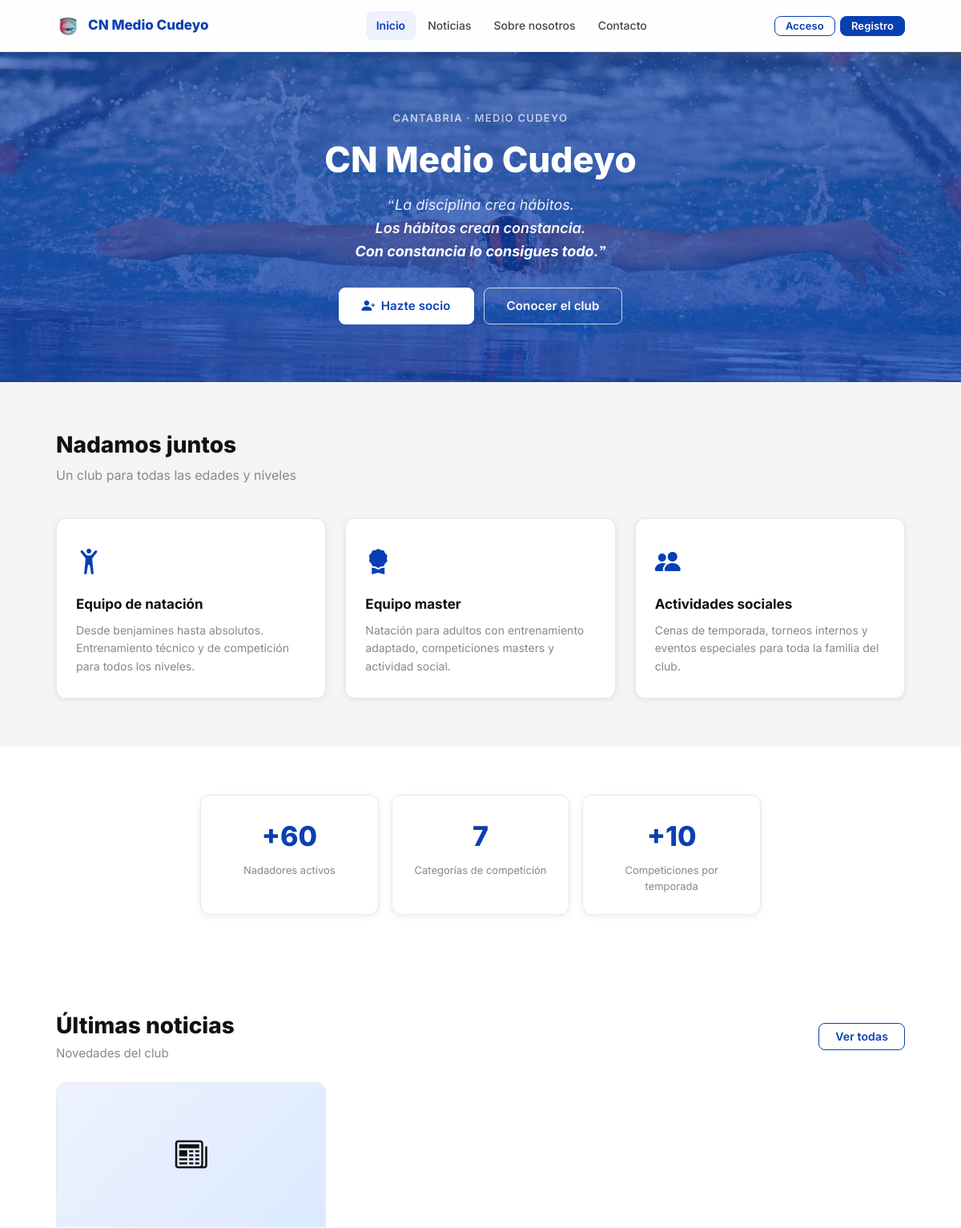
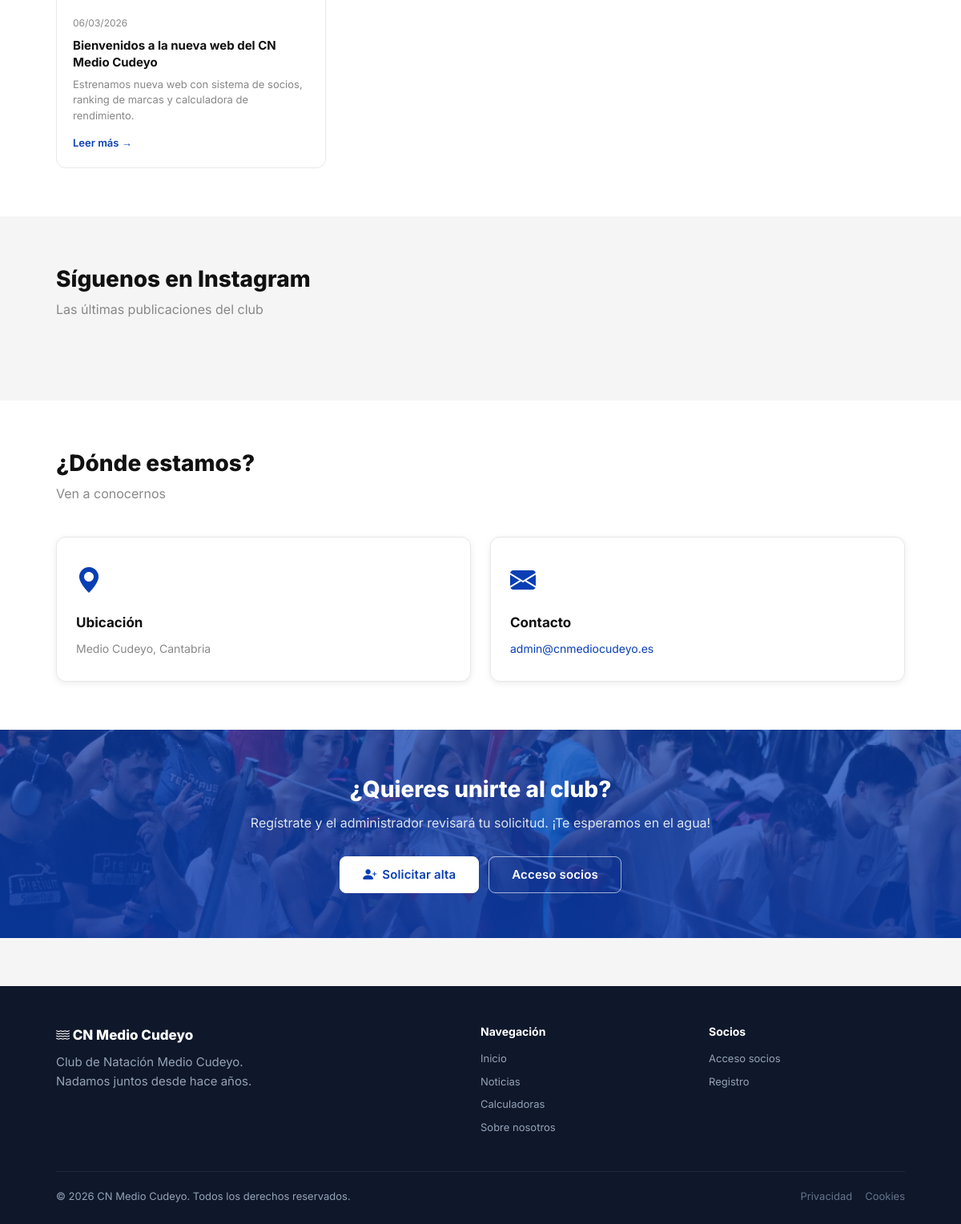
The page / on the database its author committed (2 pictures, top to bottom).
### tables this page shows
CREATE TABLE IF NOT EXISTS noticias (
    id         INT AUTO_INCREMENT PRIMARY KEY,
    titulo     VARCHAR(255) NOT NULL,
    resumen    VARCHAR(500) DEFAULT NULL,
    contenido  TEXT         DEFAULT NULL,
    imagen_url VARCHAR(500) DEFAULT NULL,
    publicado  TINYINT(1)   NOT NULL DEFAULT 0,
    created_at TIMESTAMP DEFAULT CURRENT_TIMESTAMP,
    updated_at TIMESTAMP DEFAULT CURRENT_TIMESTAMP ON UPDATE CURRENT_TIMESTAMP
);

### includes/auth.php (called while the page is built, shortened)
<?php
function current_user(): ?array
{
    return $_SESSION['user'] ?? null;
}
function e(string $s): string
{
    return htmlspecialchars($s, ENT_QUOTES, 'UTF-8');
}

### public/index.php (the view, shortened to what this page needs)
<?php
require_once dirname(__DIR__) . '/config/db.php';
require_once dirname(__DIR__) . '/includes/auth.php';
require_once dirname(__DIR__) . '/includes/layout.php';
$noticias = $pdo->query(
    'SELECT * FROM noticias WHERE publicado=1 ORDER BY created_at DESC LIMIT 3'
)->fetchAll();
?>
<section class="hero hero-with-photo">
  <div class="container">
    <div class="hero-eyebrow">Cantabria · Medio Cudeyo</div>
    <h1>CN Medio Cudeyo</h1>
    <blockquote class="lema-club">
      <p>La disciplina crea hábitos.</p>
      <p>Los hábitos crean constancia.</p>
      <p>Con constancia lo consigues todo.</p>
    </blockquote>
    <div class="hero-btns">
      <?php if (!current_user()): ?>
        <a href="/register" class="btn btn-primary btn-lg"><i class="bi bi-person-plus-fill"></i> Hazte socio</a>
        <a href="/sobre-nosotros" class="btn btn-secondary btn-lg">Conocer el club</a>
      <?php else: ?>
        <a href="/socio/panel" class="btn btn-primary btn-lg"><i class="bi bi-grid-fill"></i> Mi panel</a>
        <a href="/calculadoras" class="btn btn-secondary btn-lg">Calculadoras</a>
      <?php endif; ?>
    </div>
  </div>
</section>
<section class="section">
  <div class="container">
    <h2 class="section-title">Nadamos juntos</h2>
    <p class="section-sub">Un club para todas las edades y niveles</p>
    <div class="services-grid">
      <div class="service-card">
        <div class="service-icon"><i class="bi bi-person-arms-up"></i></div>
        <div class="service-title">Equipo de natación</div>
        <div class="service-desc">Desde benjamines hasta absolutos. Entrenamiento técnico y de competición para todos los niveles.</div>
      </div>
      <div class="service-card">
        <div class="service-icon"><i class="bi bi-award-fill"></i></div>
        <div class="service-title">Equipo master</div>
        <div class="service-desc">Natación para adultos con entrenamiento adaptado, competiciones masters y actividad social.</div>
      </div>
      <div class="service-card">
        <div class="service-icon"><i class="bi bi-people-fill"></i></div>
        <div class="service-title">Actividades sociales</div>
        <div class="service-desc">Cenas de temporada, torneos internos y eventos especiales para toda la familia del club.</div>
      </div>
    </div>
  </div>
</section>
<section class="section section-white">
  <div class="container">
    <div class="stats-grid">
      <div class="stat-card">
        <div class="stat-number">+60</div>
        <div class="stat-label">Nadadores activos</div>
      </div>
      <div class="stat-card">
        <div class="stat-number">7</div>
        <div class="stat-label">Categorías de competición</div>
      </div>
      <div class="stat-card">
        <div class="stat-number">+10</div>
        <div class="stat-label">Competiciones por temporada</div>
      </div>
    </div>
  </div>
</section>
<?php if ($noticias): ?>
<section class="section section-white">
  <div class="container">
    <div class="d-flex justify-between align-center mb-6">
      <div>
        <h2 class="section-title" style="margin-bottom:4px;">Últimas noticias</h2>
        <p class="text-muted">Novedades del club</p>
      </div>
      <a href="/noticias/" class="btn btn-secondary">Ver todas</a>
    </div>
    <div class="news-grid">
      <?php foreach ($noticias as $n): ?>
      <a href="/noticias/detall?id=<?= (int)$n['id'] ?>" class="news-card">
        <?php if ($n['imagen_url']): ?>
          <img src="<?= e($n['imagen_url']) ?>" alt="<?= e($n['titulo']) ?>" class="news-card-img">
        <?php else: ?>
          <div class="news-card-img-placeholder"><i class="bi bi-newspaper"></i></div>
        <?php endif; ?>
        <div class="news-card-body">
          <div class="news-card-date"><?= date('d/m/Y', strtotime($n['created_at'])) ?></div>
          <div class="news-card-title"><?= e($n['titulo']) ?></div>
          <?php if ($n['resumen']): ?>
            <div class="news-card-excerpt"><?= e(mb_strimwidth($n['resumen'], 0, 100, '…')) ?></div>
          <?php endif; ?>
          <span class="news-card-link">Leer más →</span>
        </div>
      </a>
      <?php endforeach; ?>
    </div>
  </div>
</section>
<?php endif; ?>
<section class="section">
  <div class="container">
    <h2 class="section-title">Síguenos en Instagram</h2>
    <p class="section-sub">Las últimas publicaciones del club</p>
  </div>
</section>
<section class="section section-white">
  <div class="container">
    <h2 class="section-title">¿Dónde estamos?</h2>
    <p class="section-sub">Ven a conocernos</p>
    <div class="services-grid" style="grid-template-columns: repeat(auto-fit, minmax(260px, 1fr))">
      <div class="service-card">
        <div class="service-icon"><i class="bi bi-geo-alt-fill"></i></div>
        <div class="service-title">Ubicación</div>
        <div class="service-desc">Medio Cudeyo, Cantabria</div>
      </div>
      <div class="service-card">
        <div class="service-icon"><i class="bi bi-envelope-fill"></i></div>
        <div class="service-title">Contacto</div>
        <div class="service-desc"><a href="mailto:admin@cnmediocudeyo.es">admin@cnmediocudeyo.es</a></div>
      </div>
    </div>
  </div>
</section>
<section class="cta-section">
  <div class="container">
    <?php if (!current_user()): ?>
      <h2>¿Quieres unirte al club?</h2>
      <p>Regístrate y el administrador revisará tu solicitud. ¡Te esperamos en el agua!</p>
      <div class="hero-btns">
        <a href="/register" class="btn btn-primary btn-lg"><i class="bi bi-person-plus-fill"></i> Solicitar alta</a>
        <a href="/login" class="btn btn-secondary btn-lg">Acceso socios</a>
      </div>
    <?php endif; ?>
  </div>
</section>

### rows shown on the page
noticias: created_at "06/03/2026", titulo "Bienvenidos a la nueva web del CN Medio Cudeyo", resumen "Estrenamos nueva web con sistema de socios, ranking de marcas y calculadora de rendimiento."
